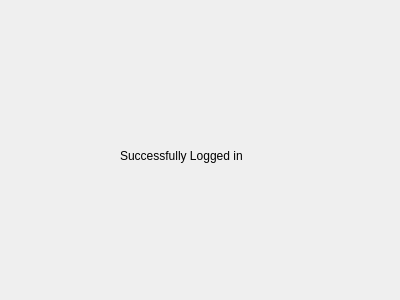
<?xml version="1.0" encoding="UTF-8"?>
<ui version="4.0">
 <class>SecDialog</class>
 <widget class="QDialog" name="SecDialog">
  <property name="geometry">
   <rect>
    <x>0</x>
    <y>0</y>
    <width>400</width>
    <height>300</height>
   </rect>
  </property>
  <property name="windowTitle">
   <string>Dialog</string>
  </property>
  <widget class="QLabel" name="label">
   <property name="geometry">
    <rect>
     <x>120</x>
     <y>130</y>
     <width>171</width>
     <height>51</height>
    </rect>
   </property>
   <property name="text">
    <string>Successfully Logged in</string>
   </property>
  </widget>
 </widget>
 <resources/>
 <connections/>
</ui>
